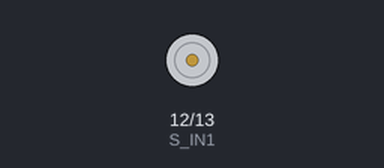
A sketch run on a simulated Arduino Uno, built with avr-gcc and run on an emulated ATmega328P. Shown: motor-driver pin pairs drawn as motors (green arrow = first pin HIGH = forward, orange = second pin HIGH = backward, longer = more drive, scaled by the enable pin). What the sketch prints to the serial monitor is not drawn.

Above: at 0.1 s.
At 9.1 s:
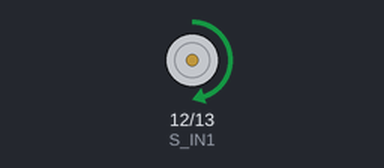
At 18.1 s:
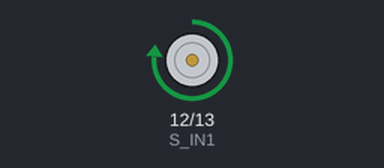
At 37.7 s:
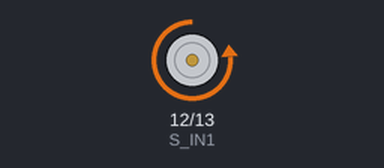
Timing chart, 0 to 40.0 s (numbered marks = the images above):
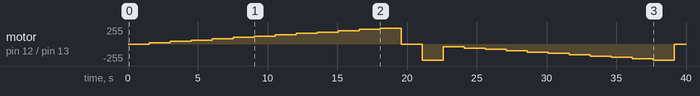

The sketch:

steering_jog.ino
```cpp
// ===================================================
//  스티어링 모터 강제 구동 진단 (피드백 무시)
//  - 퍼텐셜미터/데드밴드 안 봄. 그냥 모터에 PWM 을 직접 인가.
//  - PWM 을 0 부터 단계적으로 올리며, 어느 값에서 움직이기
//    시작하는지 확인하는 용도.
//  - 한 방향 다 올리면 반대 방향으로 반복.
//
//  목적: "모터/드라이버/배선이 정상인가?" 와
//        "최소 구동 PWM 은 얼마인가?" 를 가린다.
// ===================================================

#define S_ENA 11 // 스티어링 모터 속도 (PWM)
#define S_IN1 12 // 방향
#define S_IN2 13

int pwm = 0;
int dir = 0;                 // 0 / 1 방향
const int STEP = 20;         // PWM 증가 단계
const unsigned long STEP_MS = 1500; // 각 단계 유지 시간
unsigned long lastStep = 0;

void steerDrive(int d, int p)
{
  digitalWrite(S_IN1, d == 0 ? HIGH : LOW);
  digitalWrite(S_IN2, d == 0 ? LOW : HIGH);
  analogWrite(S_ENA, p);
}

void setup()
{
  Serial.begin(115200);
  pinMode(S_ENA, OUTPUT);
  pinMode(S_IN1, OUTPUT);
  pinMode(S_IN2, OUTPUT);
  analogWrite(S_ENA, 0);
  Serial.println("[READY] Steering JOG test (no feedback)");
  Serial.println("PWM 을 단계적으로 올립니다. 움직이기 시작하는 값을 확인하세요.");
  lastStep = millis();
}

void loop()
{
  if (millis() - lastStep > STEP_MS)
  {
    pwm += STEP;
    if (pwm > 255)
    {
      pwm = 0;
      dir = 1 - dir; // 방향 전환
      Serial.println("---- 방향 전환 ----");
    }
    lastStep = millis();
  }

  steerDrive(dir, pwm);

  Serial.print("dir=");
  Serial.print(dir);
  Serial.print("  pwm=");
  Serial.println(pwm);

  delay(100);
}
```

Measured:
- by itself, motor on pin 12 (S_IN1) / pin 13 (S_IN2): stopped → forward 20/255 at 1.5 s, → forward 40/255 1.5 s later, → forward 60/255 1.5 s later, → forward 80/255 1.5 s later, … (26 changes in this stretch)
